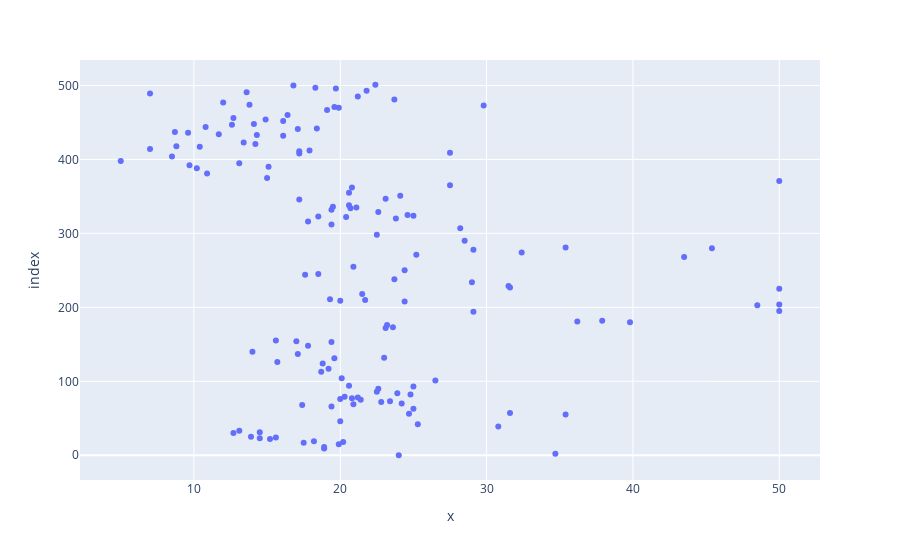

Notebook cell for this chart:
### Code cell
fig = px.scatter(X_test,Y_test)
fig.show()

### Figure 1 — Plotly figure (JSON) as saved in the notebook; plotly's stock layout.template omitted (floating-point values rounded to 4 significant figures; data arrays with more than 128 entries replaced by an {"elided": "..."} marker saying what was removed)
{"data": [{"hovertemplate": "x=%{x}<br>index=%{y}<extra></extra>", "legendgroup": "", "marker": {"color": "#636efa", "symbol": "circle"}, "mode": "markers", "name": "", "orientation": "h", "showlegend": false, "type": "scatter", "x": {"elided": "152 float values"}, "xaxis": "x", "y": {"elided": "152 int values"}, "yaxis": "y"}], "layout": {"legend": {"tracegroupgap": 0}, "margin": {"t": 60}, "xaxis": {"anchor": "y", "domain": [0, 1], "title": {"text": "x"}}, "yaxis": {"anchor": "x", "domain": [0, 1], "title": {"text": "index"}}}}
